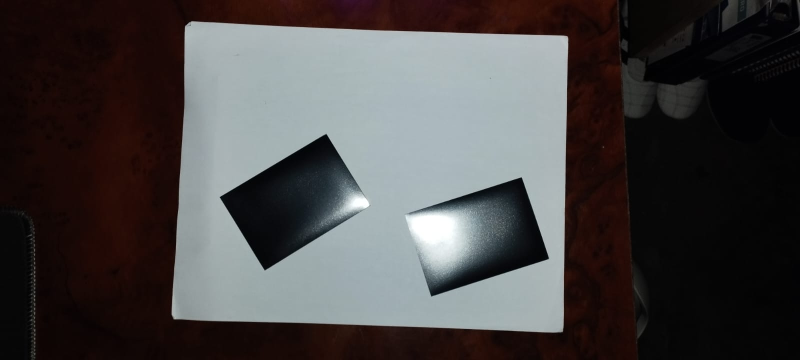
#> input picture 2.jpg, 1600 x 720 px, given in place of the camera (shown at 1/2 size)
$ python dimensionador.py
#> lines starting #> are read from the running program, lines starting #| are printed output that depends on the picture; after the words box and inside, x2 and y2 are one past the last pixel; in counts of white or black regions, pixels touching at a corner belong together
### utils.py
import cv2
import numpy as np

def getContours(img,cannyThreshold=[100,100],showCanny=False, minArea = 1000, filter = 0, draw =False):
    imgGrayScale = cv2.cvtColor(img,cv2.COLOR_BGR2GRAY)
    imgBlurr = cv2.GaussianBlur(imgGrayScale,(5,5),1)
    imgCanny = cv2.Canny(imgBlurr,cannyThreshold[0],cannyThreshold[1])
    kernel =np.ones((5,5))
    imgDialation =cv2.dilate(imgCanny,kernel,iterations=3)
    imgThreshold= cv2.erode(imgDialation,kernel,iterations=2)
    if showCanny:
        cv2.imshow('canny',imgThreshold)

    contours,hiearchy = cv2.findContours(imgThreshold,cv2.RETR_EXTERNAL,cv2.CHAIN_APPROX_SIMPLE)
    finalContours = []

    for i in contours:
        area = cv2.contourArea(i)
        if area > minArea:
            perimiter =cv2.arcLength(i,True)
            approx = cv2.approxPolyDP(i,0.02*perimiter,True)
            boundingBox = cv2.boundingRect(approx)

            if filter > 0:
                if len(approx) == filter:
                    finalContours.append([len(approx),area,approx,boundingBox,i])
            else:
                finalContours.append([len(approx),area,approx,boundingBox,i])

    finalContours = sorted(finalContours,key=lambda x:x[1], reverse=True)
    if draw:
        for con in finalContours:
            cv2.drawContours(img,con[4],-1,(0,0,255),3)

    return img, finalContours

def reorder (myPoints):
    print(myPoints.shape)
    myNewPoints=np.zeros_like(myPoints)
    myPoints=myPoints.reshape((4,2))
    add= myPoints.sum(1)
    myNewPoints[0] = myPoints[np.argmin(add)]
    myNewPoints[3] = myPoints[np.argmax(add)]
    diff = np.diff(myPoints, axis = 1)
    myNewPoints[1] =myPoints[np.argmin(diff)]
    myNewPoints[2] =myPoints[np.argmax(diff)]
    return myNewPoints

def warpImage (img,points,width,heigth,pad = 20):
    #print(points)
    points = reorder(points)
    point1 =np.float32(points)
    point2 = np.float32([[0,0],[width,0],[0,heigth],[width,heigth]])
    matrix =cv2.getPerspectiveTransform(point1,point2)
    imageWrapped = cv2.warpPerspective(img,matrix,[width,heigth])

    imageWrapped = imageWrapped[pad:imageWrapped.shape[0]-pad, pad:imageWrapped.shape[1]-pad]

    return imageWrapped

def findDis (point1, point2):
    return ((point2[0]-point1[0])**2 + (point2[1]-point1[1])**2)**0.5

### dimensionador.py
# Importing libraries for the project
import cv2
import numpy as np
import utils
import time

webcam = True
path = '1.jpg'
cap = cv2.VideoCapture(0)
cap.set(10, 160)  # Set property 10 (brightness)
cap.set(3, 1920)  # Set property 3 (frame width)
cap.set(4, 1080)  # Set property 4 (frame length)

scaleFactor = 3
referenceWidth = 210 * scaleFactor
referenceHeigth = 297 * scaleFactor

newHeigth = 0
newWidth = 0
logHeight = 0
logWidth = 0

nextReadingTime = time.time()

while True:
    currentTime = time.time()

    if currentTime < nextReadingTime:
        # Display a message or continue showing the current frame
        if webcam:
            success, img = cap.read()
            print("Webcam Successfull")
        else:
            img = cv2.imread(path)
        img = cv2.resize(img, (0, 0), None, 0.5, 0.5)
        #cv2.imshow('original', img)
        k = cv2.waitKey(1) & 0xFF
        if k == ord('q'):
            break
        continue

    if webcam:
        success, img = cap.read()
#> img is the input picture: shape (720, 1600, 3); mean B, G, R 68.4, 68.3, 70.9
    else:
        img = cv2.imread(path)

    img, contours = utils.getContours(img,
                                      minArea=50000,  # Minimum Area to be detected
                                      filter=4)  # Filter based on number of corners
#> in getContours, `imgCanny = cv2.Canny(imgBlurr,cannyThreshold[0],cannyThreshold[1])`:
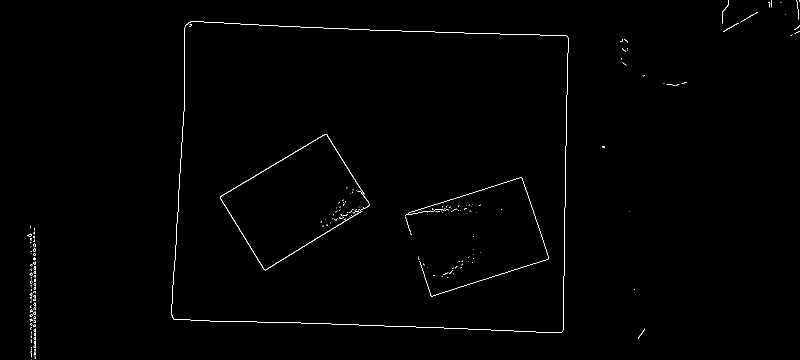
#> imgCanny: shape (720, 1600) (shown at 1/2 size); 0.53% white in thin lines or dots
#> in getContours, `imgDialation =cv2.dilate(imgCanny,kernel,iterations=3)`: imgDialation: shape (720, 1600); 7.5% white; 22 white regions, largest, box (x1, y1, x2, y2) and area: (337, 36, 1143, 672) 36784, (434, 262, 746, 547) 17514, (804, 349, 1104, 599) 15343
#> in getContours, `imgThreshold= cv2.erode(imgDialation,kernel,iterations=2)`:
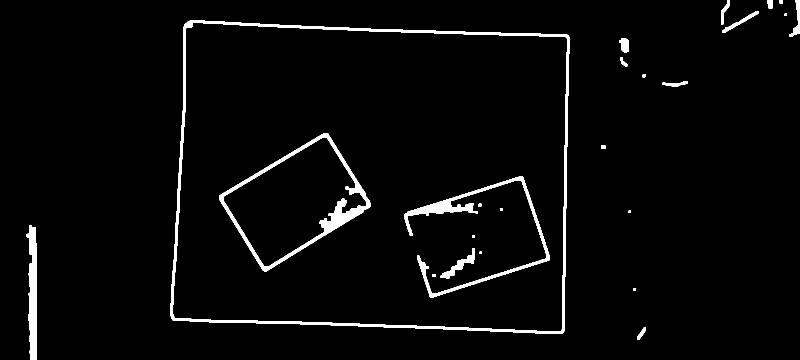
#> imgThreshold: shape (720, 1600) (shown at 1/2 size); 3.1% white; 24 white regions
#> in getContours, `contours,hiearchy = cv2.findContours(imgThreshold,cv2.RETR_EXTERNAL,cv..`: contours = 16 contours, 2 with area under 20; largest, box (x1, y1, x2, y2) and area: (341, 40, 1139, 668) 463327, (53, 450, 74, 720) 3466, (1578, 0, 1600, 74) 489, (1445, 22, 1518, 66) 475, (1238, 76, 1258, 105) 401; hiearchy = 16 rows, first 6: [1, -1, -1, -1], [2, 0, -1, -1], [3, 1, -1, -1], [4, 2, -1, -1], [5, 3, -1, -1], [6, 4, -1, -1]
#> the loop in getContours, `for i in contours:` made 16 passes
#> (area, perimiter, approx, boundingBox) on pass 10: (463327, 2782.4, [[368, 49], [345, 640], [1127, 665], [1136, 70]], (345, 49, 792, 617))
#> area on passes 1, 3, 5, 6, 7, 8: 154.5, 3466, 48.5, 237, 29, 95
#> after the loop in getContours, `for i in contours:`: finalContours = 1 item
#> contours = 1 item
    if len(contours) != 0:
        biggest = contours[0][2]
#> biggest = [[368, 49], [345, 640], [1127, 665], [1136, 70]]
        # print(biggest)
        imgWarp = utils.warpImage(img, biggest, referenceWidth, referenceHeigth)
#| (4, 1, 2)
#> in reorder, `add= myPoints.sum(1)`: add = [417, 985, 1792, 1206]
#> in reorder, `diff = np.diff(myPoints, axis = 1)`: diff = [-319, 295, -462, -1066]
#> in warpImage, `points = reorder(points)`: points = [[368, 49], [1136, 70], [345, 640], [1127, 665]]
#> in warpImage, `matrix =cv2.getPerspectiveTransform(point1,point2)`: matrix = [[0.828, 0.0322, -306.2], [-0.0421, 1.54, -59.96], [6.99e-06, 3.14e-05, 1]]
        # cv2.imshow('A4', imgWarp)

        img2, contours2 = utils.getContours(imgWarp,
                                            cannyThreshold=[50, 50],  # Threshold for certainty
                                            draw=False,  # Draw contours
                                            minArea=2000,  # Minimum Area to be detected
                                            filter=4)  # Filter based on number of corners
#> call 2 of getContours, with showCanny = False, minArea = 2000, filter = 4, draw = False
#> in getContours (call 2), `imgCanny = cv2.Canny(imgBlurr,cannyThreshold[0],cannyThreshold[1])`:
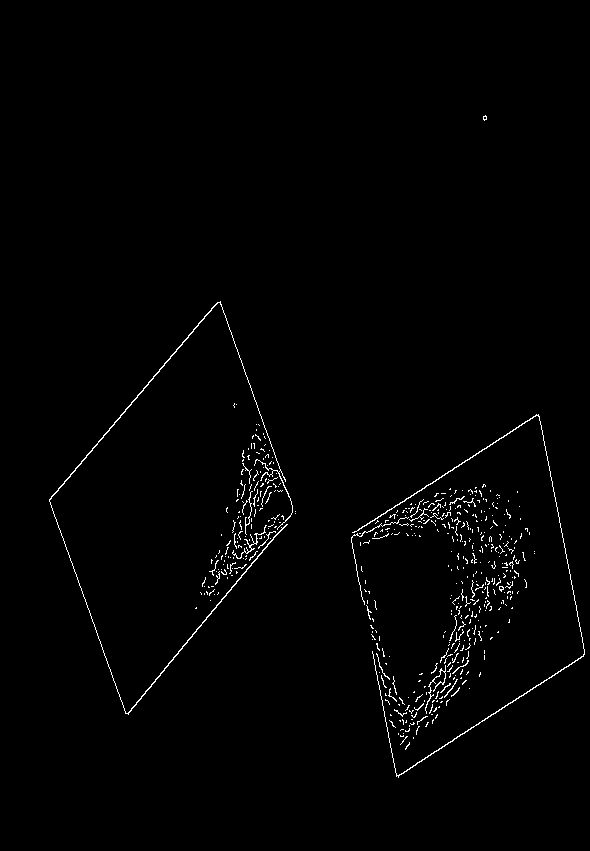
#> imgCanny: shape (851, 590); 1.2% white in thin lines or dots, all inside (x1, y1, x2, y2) = (49, 115, 585, 778)
#> in getContours (call 2), `imgDialation =cv2.dilate(imgCanny,kernel,iterations=3)`:
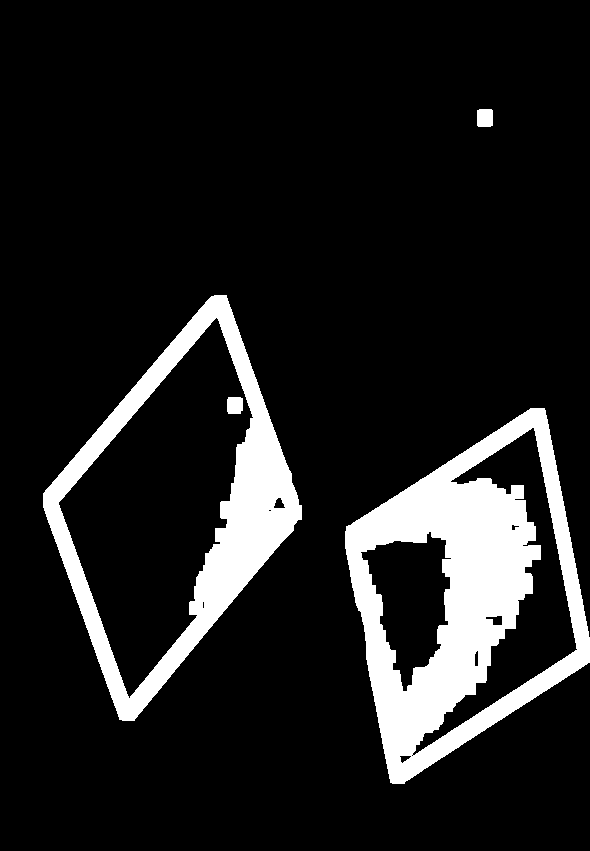
#> imgDialation: shape (851, 590); 12.4% white; 4 white regions, box (x1, y1, x2, y2) and area: (345, 408, 590, 784) 38049, (43, 295, 302, 721) 23572, (477, 109, 493, 127) 282, (227, 397, 243, 414) 260
#> in getContours (call 2), `imgThreshold= cv2.erode(imgDialation,kernel,iterations=2)`:
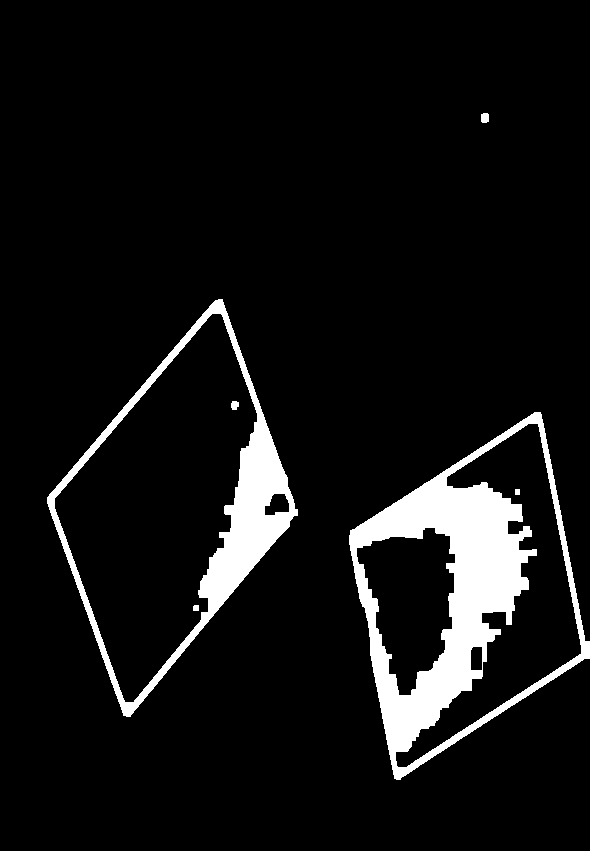
#> imgThreshold: shape (851, 590); 7.6% white; 6 white regions
#> in getContours (call 2), `contours,hiearchy = cv2.findContours(imgThreshold,cv2.RETR_EXTERNAL,cv..`: contours = 3 contours; box (x1, y1, x2, y2) and area: (47, 299, 298, 717) 54402, (349, 412, 590, 780) 53598, (481, 113, 489, 123) 59; hiearchy = [[1, -1, -1, -1], [2, 0, -1, -1], [-1, 1, -1, -1]]
#> the loop in getContours (call 2), `for i in contours:` made 3 passes
#> (area, perimiter, approx, boundingBox) on passes 1 to 2: (53597.5, 1021.3, [[540, 412], [350, 530], [396, 779], [589, 658]], (350, 412, 240, 368)), (54402.5, 1051.1, [[222, 299], [47, 497], [126, 716], [297, 515]], (47, 299, 251, 418))
#> area on pass 3: 59
#> after the loop in getContours (call 2), `for i in contours:`: finalContours = 2 items
#> contours2 = 2 items
        if len(contours) != 0:
            for obj in contours2:
                cv2.polylines(img2, [obj[2]], True, (0, 255, 0), 2)
                newPoint = utils.reorder(obj[2])
                newWidth = round((utils.findDis(newPoint[0][0] // scaleFactor, newPoint[1][0] // scaleFactor) / 10), 1)
                newHeigth = round((utils.findDis(newPoint[0][0] // scaleFactor, newPoint[2][0] // scaleFactor) / 10), 1)

                cv2.arrowedLine(img2, (newPoint[0][0][0], newPoint[0][0][1]), (newPoint[1][0][0], newPoint[1][0][1]),
                                (255, 0, 255), 3, 8, 0, 0.05)
                cv2.arrowedLine(img2, (newPoint[0][0][0], newPoint[0][0][1]), (newPoint[2][0][0], newPoint[2][0][1]),
                                (255, 0, 255), 3, 8, 0, 0.05)
                x, y, w, h = obj[3]
                cv2.putText(img2, '{}cm'.format(newWidth), (x + 30, y - 10), cv2.FONT_HERSHEY_COMPLEX_SMALL, 1.5,
                            (255, 0, 255), 2)
                cv2.putText(img2, '{}cm'.format(newHeigth), (x - 70, y + h // 2), cv2.FONT_HERSHEY_COMPLEX_SMALL, 1.5,
                            (255, 0, 255), 2)
#> this loop made 2 passes
#> (myPoints in reorder, add in reorder, diff in reorder, newPoint, newWidth, newHeigth, x) on passes 1 to 2: ([[222, 299], [47, 497], [126, 716], [297, 515]], [521, 544, 842, 812], [77, 450, 590, 218], [[222, 299], [222, 299], [126, 716], [126, 716]], 0, 14.3, 47), ([[540, 412], [350, 530], [396, 779], [589, 658]], [952, 880, 1175, 1247], [-128, 180, 383, 69], [[350, 530], [540, 412], [396, 779], [589, 658]], 7.5, 8.5, 350)
#| (4, 1, 2)
#| (4, 1, 2)
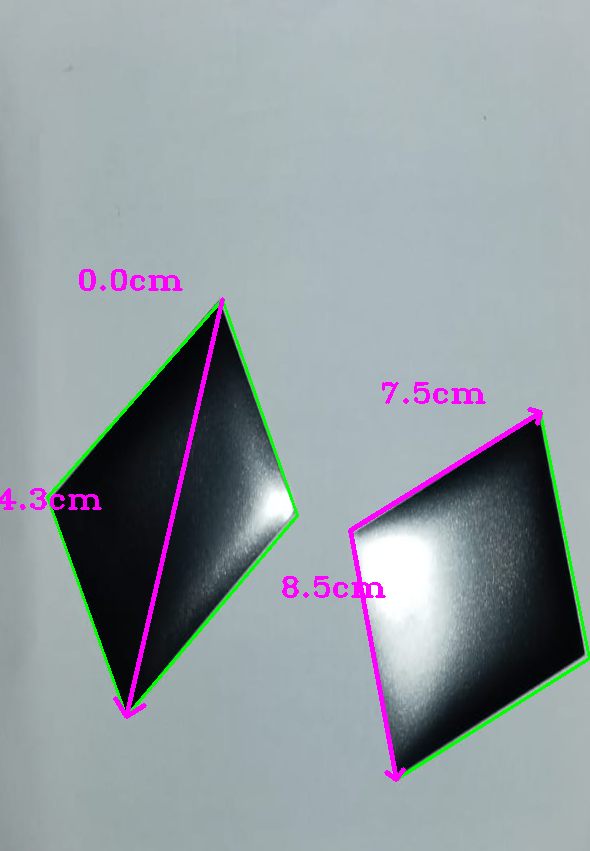
#> img2: shape (851, 590, 3); mean B, G, R 160.1, 155.4, 146.1

            nextReadingTime = currentTime + 5
            cv2.imshow('found', img2)

    img = cv2.resize(img, (0, 0), None, 0.5, 0.5)
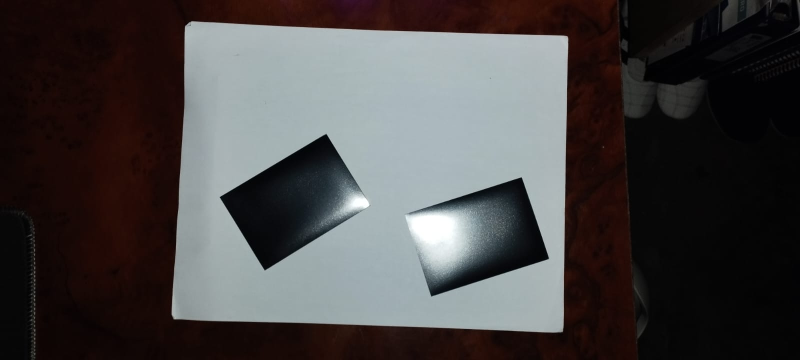
#> img: shape (360, 800, 3); mean B, G, R 68.5, 68.4, 71
    #cv2.imshow('original', img)
    k = cv2.waitKey(1) & 0xFF
#> (key q is pressed here)
    if k == ord('q'):
        break

cap.release()
cv2.destroyAllWindows()
